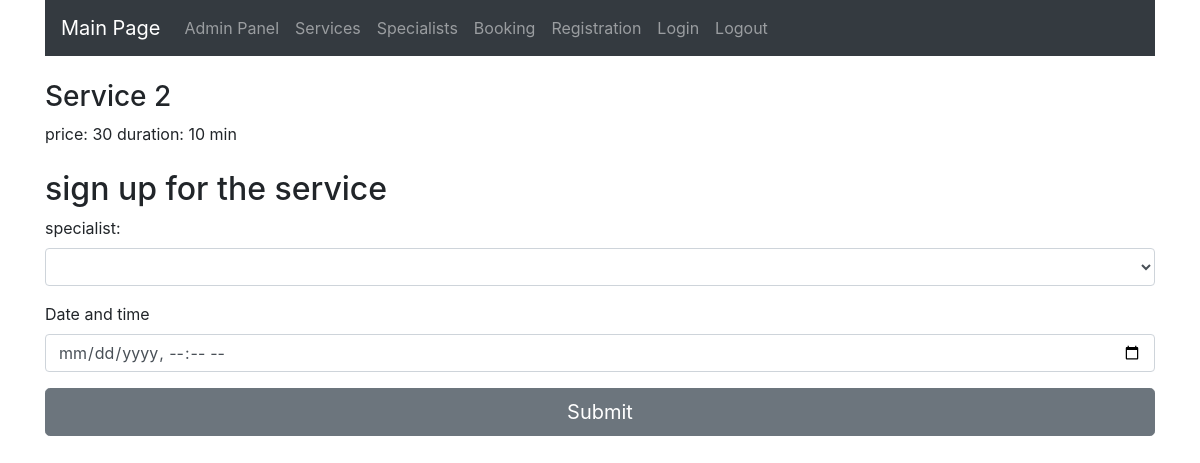
The app's page /services/2/ (signed in), older data.
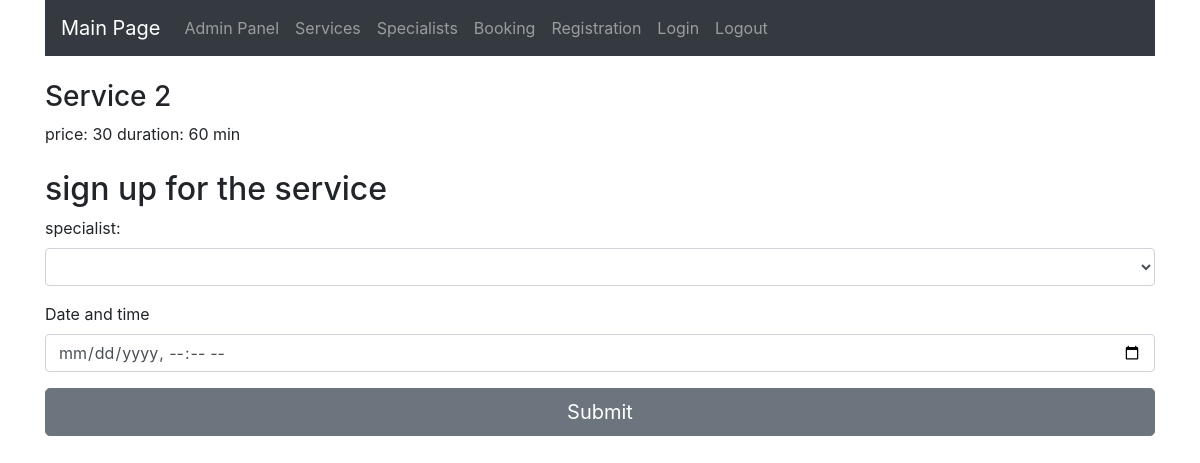
The same page, newer data.
### services/models.py (models this page shows, shortened)
class Service(models.Model):
    name = models.CharField(max_length=100)
    time = models.IntegerField()
    price = models.IntegerField()

### services/views.py (the view)
# urls.py: path('services/<str:service_id>/', views.service_single),
@login_required(login_url='login')
def service_single(request, service_id):
    work_schedules = WorkScheduleModel.objects.filter(date__gte=datetime.date.today(),
                                                      date__lte=datetime.date.today() + datetime.timedelta(
                                                          days=7)).all()
    service = ServiceModel.objects.get(id=service_id)
    specialists = SpecialistModel.objects.filter(workschedule__in=work_schedules, services__id=service_id)
    return render(request, 'service.html', {'service': service, 'specialists': specialists})

### services/templates/service.html (shortened to what this page needs)
{% extends 'base.html' %}
{% block content %}
<h3>{{ service.name }}</h3>
price: {{ service.price }}
duration: {{ service.time }} min
<br><br>
<h2>sign up for the service</h2>
<form method="POST" action="{% url 'booking' %}" id="booking">
    <div class="form-group">
        <label for="specialist">specialist: </label>
        <select class="form-control" name="specialist" id="specialist">
        </select>
    </div>
    <div class="form-group">
        <label for="date-time">Date and time</label>
        <input type="datetime-local" class="form-control" name="date_time" id="date-time" required>
    </div>
</form>
<button type="submit" class="btn btn-secondary btn-lg btn-block" form="booking">Submit</button>
{% endblock %}

Row changes from the older to the newer data that the page shows:
changed Service "Service 2": time "10" → "60"
